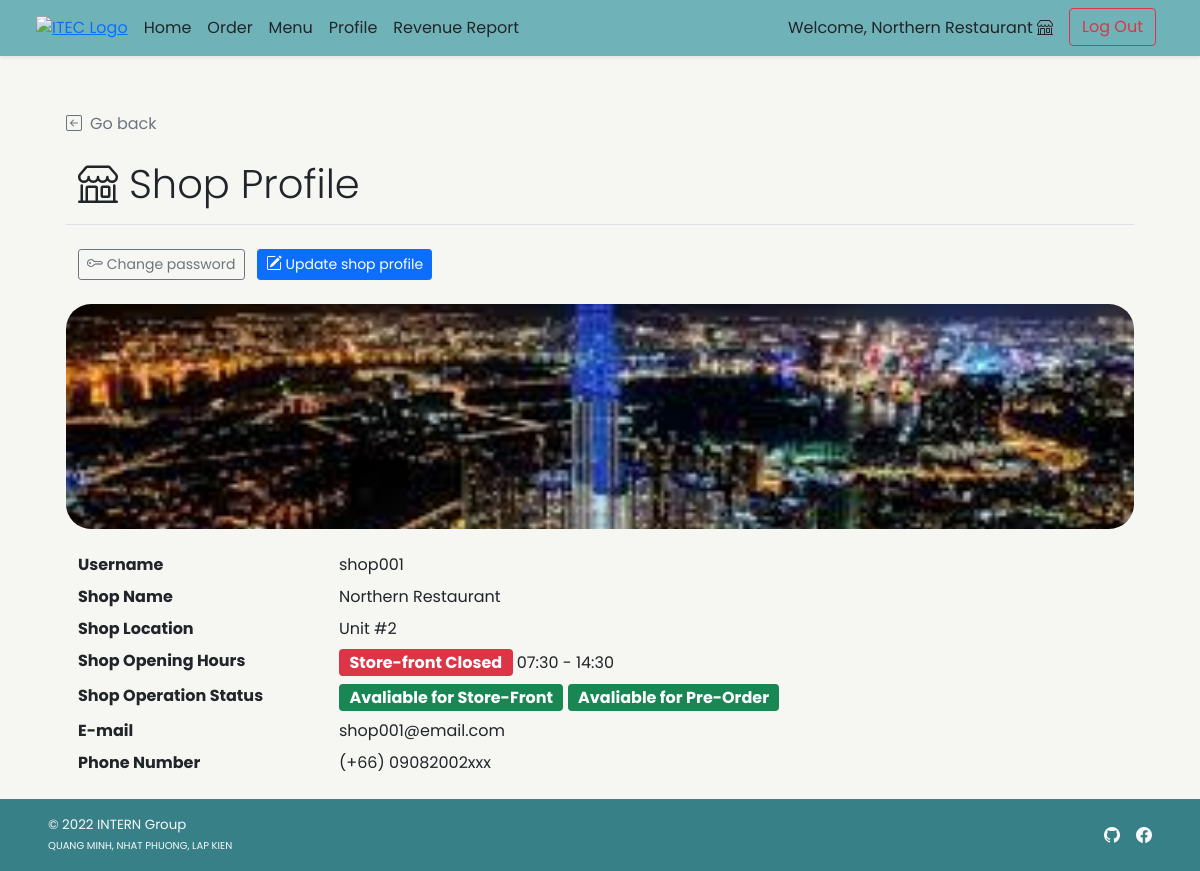
The page /shop/shop_profile.php (signed in) on the database as committed earlier.
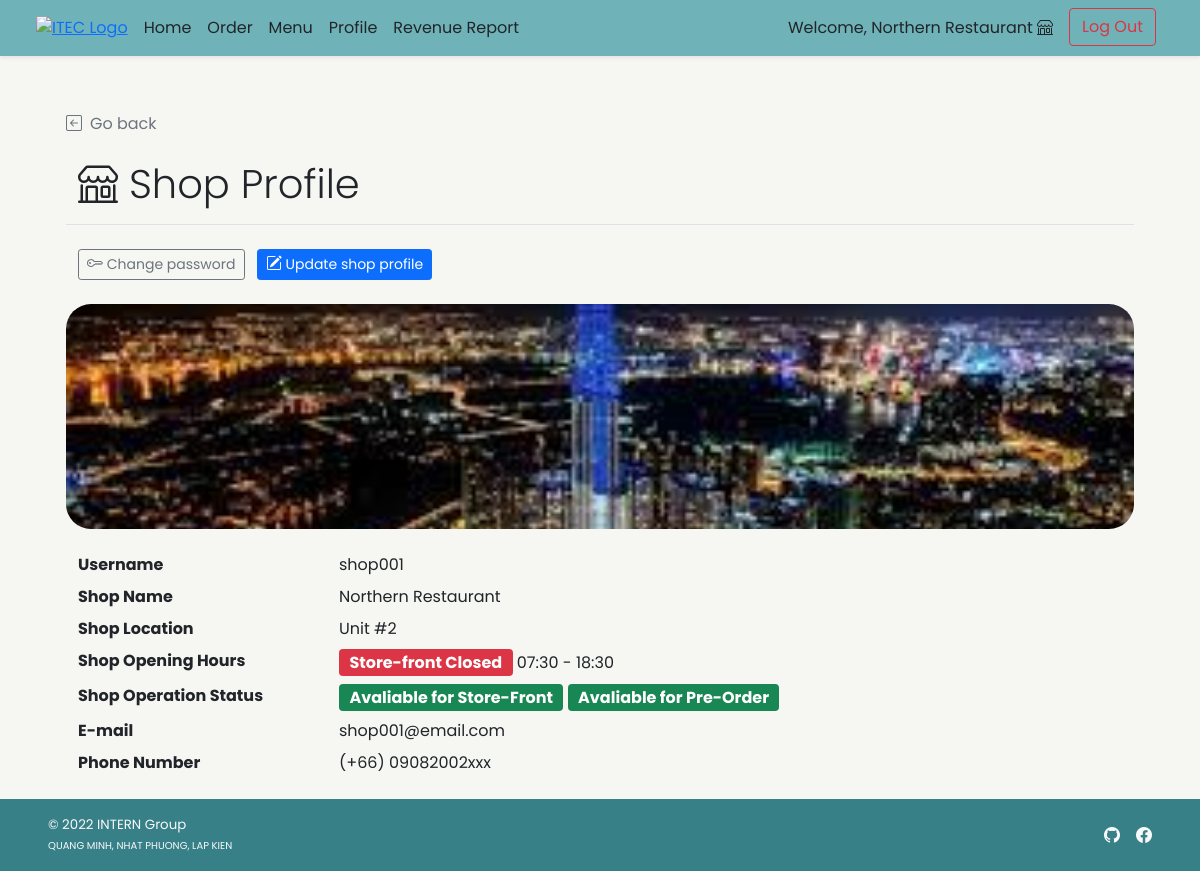
The same page on the database as committed later.
### tables this page shows
CREATE TABLE `shop` (
  `s_id` int(11) NOT NULL,
  `s_username` varchar(45) NOT NULL,
  `s_pwd` varchar(45) NOT NULL,
  `s_name` varchar(100) NOT NULL,
  `s_location` varchar(100) NOT NULL,
  `s_openhour` time NOT NULL,
  `s_closehour` time NOT NULL,
  `s_status` tinyint(4) NOT NULL DEFAULT 1 COMMENT 'Shop ready for taking an order or not (True for open, False for close)',
  `s_preorderStatus` tinyint(4) NOT NULL DEFAULT 1 COMMENT 'Shop is ready for tomorrow pre-order or not',
  `s_email` varchar(100) NOT NULL,
  `s_phoneno` varchar(45) NOT NULL,
  `s_pic` text DEFAULT NULL
);

### shop/shop_profile.php (the view, shortened to what this page needs)
<!DOCTYPE html>
<html lang="en">
<head>
    <?php
        include("../conn_db.php");
        include('../head.php');
        $s_id = $_SESSION["sid"];
    ?>
    <link href="../css/main.css" rel="stylesheet">
</head>
<body class="d-flex flex-column h-100">
    <?php include('nav_header_shop.php');?>
    <div class="container px-5 pt-4" id="profile-body">
        <div class="row my-4 pb-2 border-bottom">
            <a class="nav nav-item text-decoration-none text-muted mb-2" href="#" onclick="history.back();">
                <i class="bi bi-arrow-left-square me-2"></i>Go back
            </a>
            <h2 class="pt-3 display-6"> Shop Profile</h2>
        </div>
        <a class="btn btn-sm btn-outline-secondary me-2" href="shop_update_pwd.php">
            Change password
        </a>
        <a class="btn btn-sm btn-primary mt-2 mt-md-0" href="shop_profile_edit.php">
            Update shop profile
        </a>
        <?php
            $query = "SELECT s_username,s_name,s_location,s_openhour,s_closehour,s_status,s_preorderstatus,s_email,s_phoneno,s_pic FROM shop WHERE s_id = {$s_id} LIMIT 0,1";
            $result = $mysqli ->query($query);
            $row = $result -> fetch_array();
        ?>
        <div class="row row-cols-1 mt-4">
            <div class="rounded-25 mb-4" id="shop-img" style="
                    background: url(
                        <?php
                            if(is_null($row["s_pic"])){echo "'../img/default.png'";}
                            else{echo "'../img/{$row['s_pic']}'";}
                        ?>
                    ) center; height: 225px;
                    background-size: cover; background-repeat: no-repeat;
                    background-position: center;">
            </div>
            <dl class="row">
                <dt class="col-sm-3">Username</dt>
                <dd class="col-sm-9"><?php echo $row["s_username"];?></dd>
                <dt class="col-sm-3">Shop Name</dt>
                <dd class="col-sm-9"><?php echo $row["s_name"];?></dd>
                <dt class="col-sm-3">Shop Location</dt>
                <dd class="col-sm-9"><?php echo $row["s_location"];?></dd>
                <dt class="col-sm-3">Shop Opening Hours</dt>
                <dd class="col-sm-9">
                    <?php
                    $current_time = date('H:i:s');
                    if($current_time >= $row["s_openhour"] && $current_time <= $row["s_closehour"]){
                        ?><span class="badge fs-6 bg-success">Store-front Opening</span> <?php
                    }else{
                        ?><span class="badge fs-6 bg-danger">Store-front Closed</span> <?php
                    }
                        $open = explode(":",$row["s_openhour"]);
                        $close = explode(":",$row["s_closehour"]);
                        echo $open[0].":".$open[1]." - ".$close[0].":".$close[1];
                ?>
                </dd>
                <dt class="col-sm-3">Shop Operation Status</dt>
                <dd class="col-sm-9">
                    <?php if($row["s_status"]==1){?>
                    <span class="badge fs-6 bg-success">Avaliable for Store-Front</span>
                    <?php }else{ ?>
                    <span class="badge fs-6 bg-danger">Unavaliable for Store-Front</span>
                    <?php }
                        if($row["s_preorderstatus"]==1){?>
                    <span class="badge fs-6 bg-success">Avaliable for Pre-Order</span>
                    <?php }else{ ?>
                    <span class="badge fs-6 bg-danger">Unavaliable for Pre-Order</span>
                    <?php } ?>
                </dd>
                <dt class="col-sm-3">E-mail</dt>
                <dd class="col-sm-9"><?php echo $row["s_email"];?></dd>
                <dt class="col-sm-3">Phone Number</dt>
                <dd class="col-sm-9"><?php echo "(+66) ".$row["s_phoneno"];?></dd>
            </dl>
        </div>
    </div>
    <?php include 'shop_footer.php';?>
</body>
</html>

Rows that differ between the two databases and show on the page:
changed shop "shop001": s_closehour "14" → "18"
